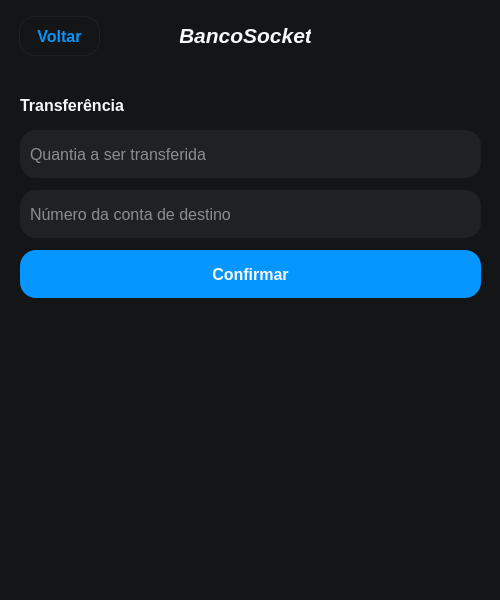
<?xml version="1.0" encoding="UTF-8"?>
<ui version="4.0">
 <class>transfer_window</class>
 <widget class="QMainWindow" name="transfer_window">
  <property name="geometry">
   <rect>
    <x>0</x>
    <y>0</y>
    <width>500</width>
    <height>600</height>
   </rect>
  </property>
  <property name="minimumSize">
   <size>
    <width>500</width>
    <height>600</height>
   </size>
  </property>
  <property name="maximumSize">
   <size>
    <width>500</width>
    <height>600</height>
   </size>
  </property>
  <property name="windowTitle">
   <string>Realizar transferência</string>
  </property>
  <property name="styleSheet">
   <string notr="true">background-color: rgb(20, 21, 23);
color: rgb(247, 248, 250);</string>
  </property>
  <widget class="QWidget" name="centralwidget">
   <widget class="QLabel" name="label">
    <property name="geometry">
     <rect>
      <x>180</x>
      <y>20</y>
      <width>131</width>
      <height>31</height>
     </rect>
    </property>
    <property name="font">
     <font>
      <pointsize>16</pointsize>
      <weight>75</weight>
      <italic>true</italic>
      <bold>true</bold>
     </font>
    </property>
    <property name="text">
     <string>BancoSocket</string>
    </property>
    <property name="alignment">
     <set>Qt::AlignCenter</set>
    </property>
   </widget>
   <widget class="QLabel" name="welcome_label">
    <property name="geometry">
     <rect>
      <x>20</x>
      <y>90</y>
      <width>451</width>
      <height>31</height>
     </rect>
    </property>
    <property name="font">
     <font>
      <pointsize>12</pointsize>
      <weight>75</weight>
      <italic>false</italic>
      <bold>true</bold>
     </font>
    </property>
    <property name="styleSheet">
     <string notr="true">background-color: rgba(255, 255, 255, 0);</string>
    </property>
    <property name="text">
     <string>Transferência</string>
    </property>
    <property name="alignment">
     <set>Qt::AlignLeading|Qt::AlignLeft|Qt::AlignVCenter</set>
    </property>
   </widget>
   <widget class="QPushButton" name="back_btn">
    <property name="geometry">
     <rect>
      <x>19</x>
      <y>16</y>
      <width>81</width>
      <height>40</height>
     </rect>
    </property>
    <property name="minimumSize">
     <size>
      <width>0</width>
      <height>40</height>
     </size>
    </property>
    <property name="maximumSize">
     <size>
      <width>16777215</width>
      <height>40</height>
     </size>
    </property>
    <property name="font">
     <font>
      <pointsize>12</pointsize>
      <weight>75</weight>
      <bold>true</bold>
     </font>
    </property>
    <property name="cursor">
     <cursorShape>PointingHandCursor</cursorShape>
    </property>
    <property name="styleSheet">
     <string notr="true">QPushButton {
	border: 1px solid rgb(31, 33, 36);
	border-radius: 16px;
	color: rgb(6, 150, 255);
	padding: 0 8px;	
}

QPushButton:hover {
	background-color: rgb(31, 33, 36);
}
</string>
    </property>
    <property name="text">
     <string>Voltar</string>
    </property>
   </widget>
   <widget class="QPushButton" name="confirm_btn">
    <property name="geometry">
     <rect>
      <x>20</x>
      <y>250</y>
      <width>461</width>
      <height>48</height>
     </rect>
    </property>
    <property name="minimumSize">
     <size>
      <width>0</width>
      <height>48</height>
     </size>
    </property>
    <property name="maximumSize">
     <size>
      <width>16777215</width>
      <height>48</height>
     </size>
    </property>
    <property name="font">
     <font>
      <pointsize>12</pointsize>
      <weight>75</weight>
      <bold>true</bold>
     </font>
    </property>
    <property name="cursor">
     <cursorShape>PointingHandCursor</cursorShape>
    </property>
    <property name="styleSheet">
     <string notr="true">background-color: rgb(6, 150, 255);
border-radius: 16px;
padding: 0 8px;
</string>
    </property>
    <property name="text">
     <string>Confirmar</string>
    </property>
   </widget>
   <widget class="QLineEdit" name="amount_value_input">
    <property name="geometry">
     <rect>
      <x>20</x>
      <y>130</y>
      <width>461</width>
      <height>48</height>
     </rect>
    </property>
    <property name="minimumSize">
     <size>
      <width>0</width>
      <height>48</height>
     </size>
    </property>
    <property name="maximumSize">
     <size>
      <width>16777215</width>
      <height>48</height>
     </size>
    </property>
    <property name="font">
     <font>
      <pointsize>12</pointsize>
     </font>
    </property>
    <property name="styleSheet">
     <string notr="true">background-color: rgb(31, 33, 36);
border-radius: 16px;
padding: 0 8px;
</string>
    </property>
    <property name="placeholderText">
     <string>Quantia a ser transferida</string>
    </property>
   </widget>
   <widget class="QLineEdit" name="destination_account_code_input">
    <property name="geometry">
     <rect>
      <x>20</x>
      <y>190</y>
      <width>461</width>
      <height>48</height>
     </rect>
    </property>
    <property name="minimumSize">
     <size>
      <width>0</width>
      <height>48</height>
     </size>
    </property>
    <property name="maximumSize">
     <size>
      <width>16777215</width>
      <height>48</height>
     </size>
    </property>
    <property name="font">
     <font>
      <pointsize>12</pointsize>
     </font>
    </property>
    <property name="styleSheet">
     <string notr="true">background-color: rgb(31, 33, 36);
border-radius: 16px;
padding: 0 8px;
</string>
    </property>
    <property name="text">
     <string/>
    </property>
    <property name="placeholderText">
     <string>Número da conta de destino</string>
    </property>
   </widget>
  </widget>
 </widget>
 <resources/>
 <connections/>
</ui>
